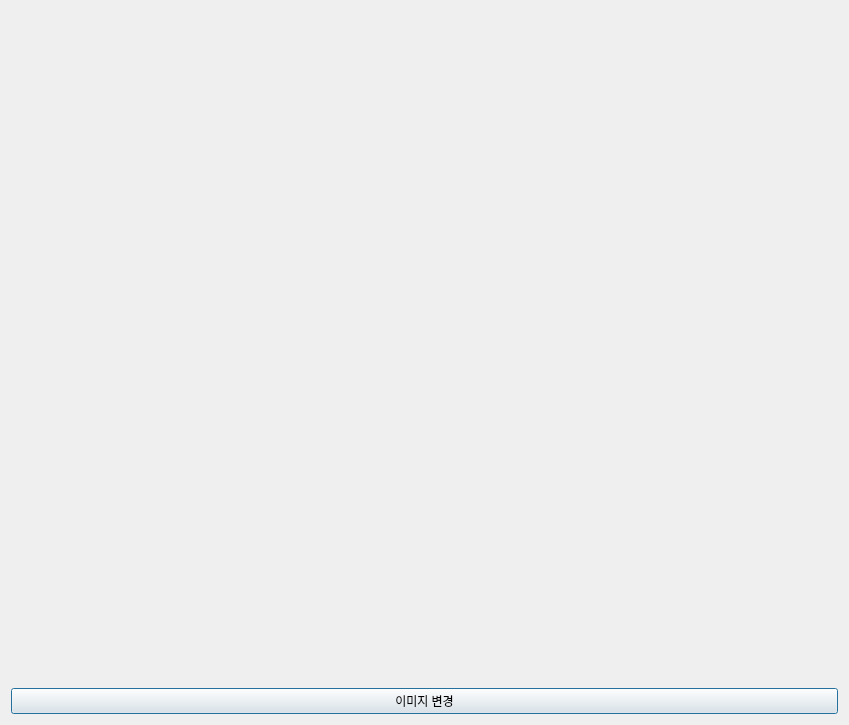
<?xml version="1.0" encoding="UTF-8"?>
<ui version="4.0">
 <class>Dialog</class>
 <widget class="QDialog" name="Dialog">
  <property name="geometry">
   <rect>
    <x>0</x>
    <y>0</y>
    <width>849</width>
    <height>725</height>
   </rect>
  </property>
  <property name="windowTitle">
   <string>Dialog</string>
  </property>
  <layout class="QVBoxLayout" name="verticalLayout">
   <item>
    <widget class="QLabel" name="label">
     <property name="text">
      <string/>
     </property>
    </widget>
   </item>
   <item>
    <widget class="QPushButton" name="pushButton">
     <property name="text">
      <string>이미지 변경</string>
     </property>
    </widget>
   </item>
  </layout>
 </widget>
 <resources/>
 <connections/>
</ui>
